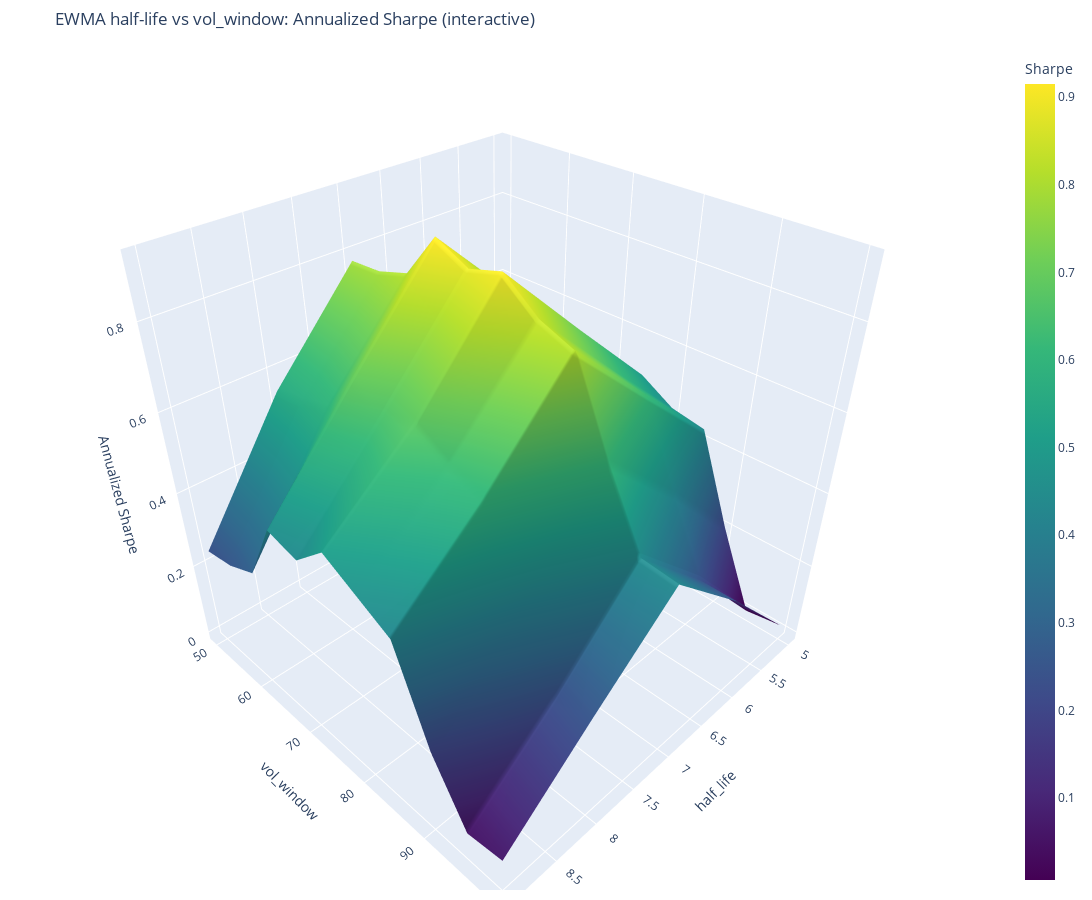
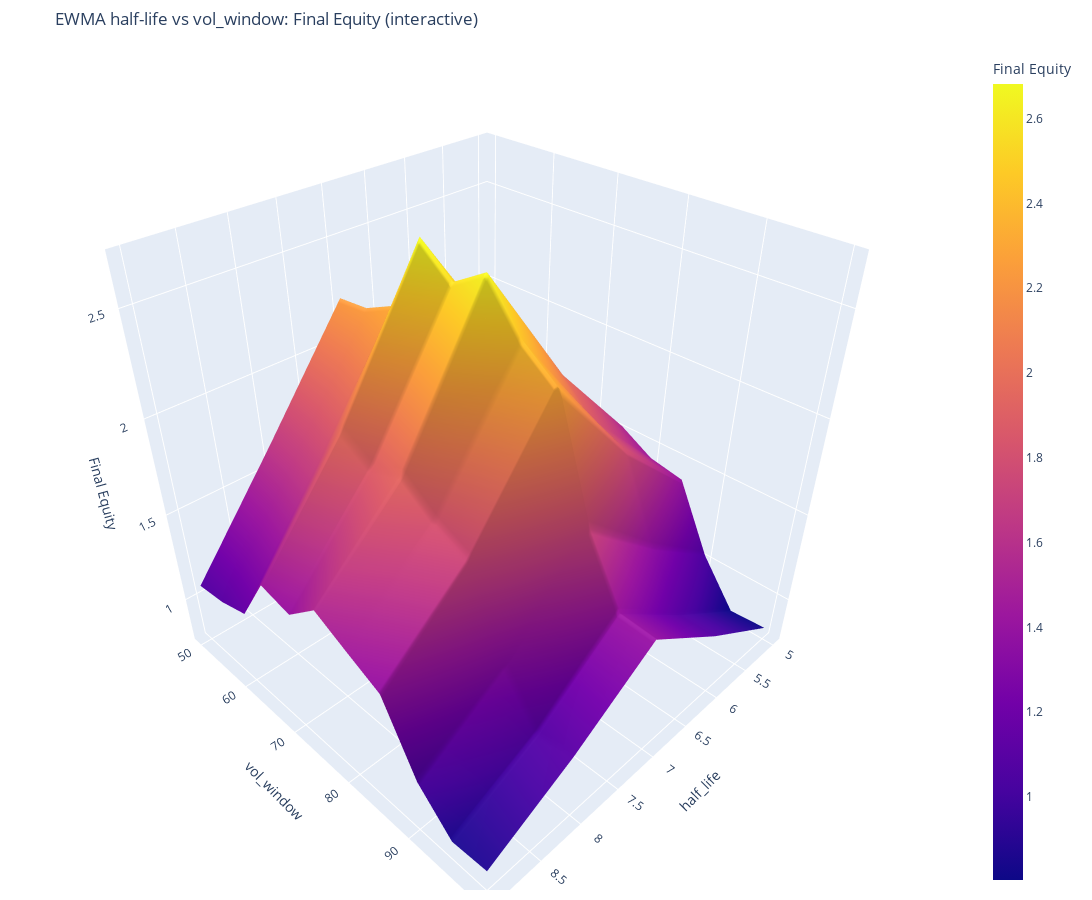

Write notebook code for charts like these, in order.
### Code cell
half_grid = [5,6,7,8,9]
vol_grid = [50,55,60,65,70,75,80,85,90,95,100]


# Results matrices: rows -> half_grid, cols -> vol_grid
results = np.full((len(half_grid), len(vol_grid)), np.nan, dtype=float)
results_equity = np.full((len(half_grid), len(vol_grid)), np.nan, dtype=float)

# Store full curves for reuse (avoid recomputation later)
equity_curves = {}   # key: (half_life, vol_window) -> pd.Series (equity)
return_series = {}   # key: (half_life, vol_window) -> pd.Series (daily returns)

# Reuse common parameters from notebook: volume_percentile, momentum_percentile, rolling_volume_matrix, price, btc_90d_return
for i_h, hl in enumerate(half_grid):
    # TEMP: fix EWMA warm-up to 60 bars for apples-to-apples comparison
    ewma_warm = 60
    ewma_sig = ewma_momentum(price, half_life=hl, warmup_bars=ewma_warm)

    for j_v, vw in enumerate(vol_grid):
        vol = price.pct_change(fill_method=None).rolling(vw).std()

        # warm-up n: ensure we have both momentum and ewma warmup satisfied
        n_simple = max(momentum_periods) + 1 if non_overlapping else max(momentum_periods)
        n = max(n_simple, ewma_warm)

        port_returns = []
        for t in range(n, len(price) - 1):
            # BTC Market filter (optional): hold cash if BTC 90-day return negative
            if use_btc_filter and (not pd.isna(btc_90d_return.iloc[t])) and (btc_90d_return.iloc[t] < 0):
                port_returns.append(0.0)
                continue

            current_volumes = rolling_volume_matrix.iloc[t].dropna()
            if len(current_volumes) == 0:
                port_returns.append(0.0); continue

            n_universe = max(1, int(len(current_volumes) * volume_percentile))
            top_volume_tickers = current_volumes.nlargest(n_universe).index

            row = ewma_sig.iloc[t]  # EWMA signature at date t
            filtered = row.reindex(top_volume_tickers).dropna()
            if len(filtered) == 0:
                port_returns.append(0.0); continue

            k = max(1, int(len(filtered) * momentum_percentile))
            longs = filtered.nlargest(k).index
            shorts = filtered.nsmallest(k).index

            long_vols = vol.iloc[t].reindex(longs).dropna()
            short_vols = vol.iloc[t].reindex(shorts).dropna()
            if len(long_vols) == 0 or len(short_vols) == 0:
                port_returns.append(0.0); continue

            lw = (1.0 / long_vols); sw = (1.0 / short_vols)
            lw = lw / lw.sum() * 0.5; sw = sw / sw.sum() * 0.5

            long_r = 0.0; short_r = 0.0
            for coin in lw.index:
                p0 = price[coin].iat[t]; p1 = price[coin].iat[t+1]
                if np.isfinite(p0) and p0 != 0 and np.isfinite(p1):
                    coin_return = (p1 - p0) / p0
                    long_r += lw[coin] * coin_return
            for coin in sw.index:
                p0 = price[coin].iat[t]; p1 = price[coin].iat[t+1]
                if np.isfinite(p0) and p0 != 0 and np.isfinite(p1):
                    coin_return = (p1 - p0) / p0
                    short_r += sw[coin] * coin_return

            portfolio_return = long_r - short_r - 0.0005
            port_returns.append(portfolio_return)

        daily = np.array(port_returns, dtype=float)
        if daily.size == 0 or np.nanstd(daily, ddof=1) == 0:
            sharpe = np.nan
        else:
            sharpe = (np.nanmean(daily) / np.nanstd(daily, ddof=1)) * np.sqrt(365)

        results[i_h, j_v] = sharpe

        # Final equity (starting equity = 1.0) for this parameter pair and store full curves
        if daily.size == 0:
            final_equity = np.nan
            ret_s = pd.Series(dtype=float)
            eq_s = pd.Series(dtype=float)
        else:
            mask = ~np.isnan(daily)
            if mask.sum() == 0:
                final_equity = np.nan
                ret_s = pd.Series(dtype=float)
                eq_s = pd.Series(dtype=float)
            else:
                final_equity = float(np.prod(1.0 + daily[mask]))
                dates = price.index[n+1: n+1+daily.size]
                ret_s = pd.Series(daily, index=dates, name="return")
                eq_s = (1.0 + ret_s).cumprod().rename("equity")
        results_equity[i_h, j_v] = final_equity
        # Save into dicts for reuse
        equity_curves[(hl, vw)] = eq_s
        return_series[(hl, vw)] = ret_s

# Plot interactive 3D surface (half-life on X, vol_window on Y, Sharpe on Z) using Plotly

X, Y = np.meshgrid(half_grid, vol_grid)
Z = results.T  # transpose so shapes align: Z.shape == X.shape
# Create a Plotly surface (interactive) — x=half_life, y=vol_window, z=Sharpe
fig = go.Figure(data=[go.Surface(x=X, y=Y, z=Z, colorscale='Viridis', colorbar=dict(title='Sharpe'))])
fig.update_layout(title='EWMA half-life vs vol_window: Annualized Sharpe (interactive)', width=1200, height=900, autosize=False,
                  margin=dict(l=10, r=10, t=50, b=10),
                  scene=dict(xaxis_title='half_life', yaxis_title='vol_window', zaxis_title='Annualized Sharpe'))
fig.show()

# Also show a larger heatmap (rows=half_life, cols=vol_window) for quick scanning
df_sharpe = pd.DataFrame(results, index=half_grid, columns=vol_grid)
plt.figure(figsize=(12,8))
sns.heatmap(df_sharpe, annot=True, fmt='.2f', cmap='coolwarm', center=0, annot_kws={'size':10})
plt.xlabel('vol_window')
plt.ylabel('half_life')
plt.title('EWMA Sharpe heatmap')
plt.show()

# Plot interactive 3D surface for Final Equity
Z_eq = results_equity.T
fig_eq = go.Figure(data=[go.Surface(x=X, y=Y, z=Z_eq, colorscale='Plasma', colorbar=dict(title='Final Equity'))])
fig_eq.update_layout(title='EWMA half-life vs vol_window: Final Equity (interactive)', width=1200, height=900, autosize=False,
                     margin=dict(l=10, r=10, t=50, b=10),
                     scene=dict(xaxis_title='half_life', yaxis_title='vol_window', zaxis_title='Final Equity'))
fig_eq.show()

# Heatmap for Final Equity (larger)
df_eq = pd.DataFrame(results_equity, index=half_grid, columns=vol_grid)
plt.figure(figsize=(12,8))
sns.heatmap(df_eq, annot=True, fmt='.2f', cmap='YlGnBu', annot_kws={'size':10})
plt.xlabel('vol_window')
plt.ylabel('half_life')
plt.title('EWMA Final Equity heatmap')
plt.show()

### Figure 1 — Plotly figure (JSON) as saved in the notebook; plotly's stock layout.template omitted (floating-point values rounded to 4 significant figures)
{"data": [{"colorbar": {"title": {"text": "Sharpe"}}, "colorscale": [[0, "#440154"], [0.1111, "#482878"], [0.2222, "#3e4989"], [0.3333, "#31688e"], [0.4444, "#26828e"], [0.5556, "#1f9e89"], [0.6667, "#35b779"], [0.7778, "#6ece58"], [0.8889, "#b5de2b"], [1, "#fde725"]], "type": "surface", "x": [[5, 6, 7, 8, 9], [5, 6, 7, 8, 9], [5, 6, 7, 8, 9], [5, 6, 7, 8, 9], [5, 6, 7, 8, 9], [5, 6, 7, 8, 9], [5, 6, 7, 8, 9], [5, 6, 7, 8, 9], [5, 6, 7, 8, 9], [5, 6, 7, 8, 9], [5, 6, 7, 8, 9]], "y": [[50, 50, 50, 50, 50], [55, 55, 55, 55, 55], [60, 60, 60, 60, 60], [65, 65, 65, 65, 65], [70, 70, 70, 70, 70], [75, 75, 75, 75, 75], [80, 80, 80, 80, 80], [85, 85, 85, 85, 85], [90, 90, 90, 90, 90], [95, 95, 95, 95, 95], [100, 100, 100, 100, 100]], "z": [[0.375, 0.6018, 0.7812, 0.5534, 0.243], [0.382, 0.6053, 0.786, 0.5651, 0.257], [0.4192, 0.6337, 0.8106, 0.5894, 0.2917], [0.4975, 0.7129, 0.9151, 0.6911, 0.4559], [0.4908, 0.685, 0.8778, 0.654, 0.4353], [0.5005, 0.6984, 0.901, 0.6751, 0.5084], [0.4517, 0.6414, 0.8388, 0.6277, 0.4649], [0.4354, 0.6194, 0.8073, 0.6003, 0.4214], [0.2061, 0.419, 0.6089, 0.3982, 0.2032], [0.006271, 0.2442, 0.4416, 0.2341, 0.05683], [0.02058, 0.2433, 0.4326, 0.2549, 0.06918]]}], "layout": {"autosize": false, "height": 900, "margin": {"b": 10, "l": 10, "r": 10, "t": 50}, "scene": {"xaxis": {"title": {"text": "half_life"}}, "yaxis": {"title": {"text": "vol_window"}}, "zaxis": {"title": {"text": "Annualized Sharpe"}}}, "title": {"text": "EWMA half-life vs vol_window: Annualized Sharpe (interactive)"}, "width": 1200}}

### Figure 2 — Plotly figure (JSON) as saved in the notebook; plotly's stock layout.template omitted (floating-point values rounded to 4 significant figures)
{"data": [{"colorbar": {"title": {"text": "Final Equity"}}, "colorscale": [[0, "#0d0887"], [0.1111, "#46039f"], [0.2222, "#7201a8"], [0.3333, "#9c179e"], [0.4444, "#bd3786"], [0.5556, "#d8576b"], [0.6667, "#ed7953"], [0.7778, "#fb9f3a"], [0.8889, "#fdca26"], [1, "#f0f921"]], "type": "surface", "x": [[5, 6, 7, 8, 9], [5, 6, 7, 8, 9], [5, 6, 7, 8, 9], [5, 6, 7, 8, 9], [5, 6, 7, 8, 9], [5, 6, 7, 8, 9], [5, 6, 7, 8, 9], [5, 6, 7, 8, 9], [5, 6, 7, 8, 9], [5, 6, 7, 8, 9], [5, 6, 7, 8, 9]], "y": [[50, 50, 50, 50, 50], [55, 55, 55, 55, 55], [60, 60, 60, 60, 60], [65, 65, 65, 65, 65], [70, 70, 70, 70, 70], [75, 75, 75, 75, 75], [80, 80, 80, 80, 80], [85, 85, 85, 85, 85], [90, 90, 90, 90, 90], [95, 95, 95, 95, 95], [100, 100, 100, 100, 100]], "z": [[1.295, 1.754, 2.225, 1.645, 1.086], [1.307, 1.763, 2.24, 1.671, 1.106], [1.373, 1.833, 2.316, 1.727, 1.159], [1.527, 2.048, 2.682, 1.987, 1.444], [1.513, 1.97, 2.549, 1.89, 1.405], [1.537, 2.016, 2.65, 1.953, 1.553], [1.438, 1.865, 2.436, 1.83, 1.464], [1.404, 1.799, 2.307, 1.752, 1.379], [1.045, 1.369, 1.743, 1.332, 1.039], [0.8042, 1.091, 1.412, 1.077, 0.8567], [0.8175, 1.089, 1.397, 1.106, 0.8691]]}], "layout": {"autosize": false, "height": 900, "margin": {"b": 10, "l": 10, "r": 10, "t": 50}, "scene": {"xaxis": {"title": {"text": "half_life"}}, "yaxis": {"title": {"text": "vol_window"}}, "zaxis": {"title": {"text": "Final Equity"}}}, "title": {"text": "EWMA half-life vs vol_window: Final Equity (interactive)"}, "width": 1200}}
